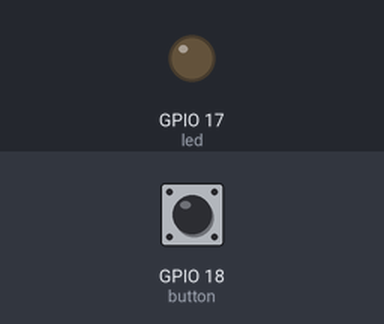
The program below on a simulated Raspberry Pi (BCM pin numbers). Shown: output pins drawn as LEDs (lit = HIGH). The test bench sets the inputs (shaded band); at power-on: GPIO 18 (button) HIGH.

Above: at 1.2 s.
1.3 s: GPIO 18 (button) pulled LOW for 0.15 s
At 1.37 s:
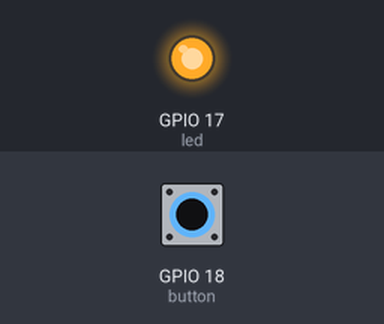
2.9 s: GPIO 18 (button) pulled LOW for 3.2 s
At 6.6 s:
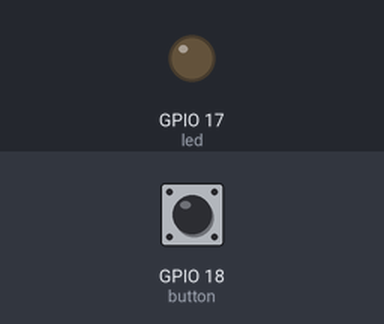
Timing chart, 0 to 8.1 s (numbered marks = the images above; inputs shaded):
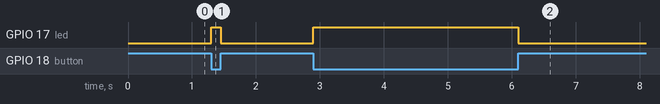

Measured:
- after the input at 1.3 s, GPIO 17 (led): LOW → HIGH at once, → LOW 0.15 s later
- after the input at 2.9 s, GPIO 17 (led): LOW → HIGH at once, → LOW 3.2 s later

The program:

2.1.1_Button_zero.py
```python
#!/usr/bin/env python3
from gpiozero import LED, Button  # Import LED and Button classes from gpiozero
from signal import pause  # Import pause function from signal module

# Initialize an LED object on GPIO pin 17
led = LED(17)
# Initialize a Button object on GPIO pin 18
button = Button(18)

# Link the button's "when_pressed" event to the LED's on() method
button.when_pressed = led.on
# Link the button's "when_released" event to the LED's off() method
button.when_released = led.off

# Run an event loop that waits for button events and keeps the script running
pause()
```
